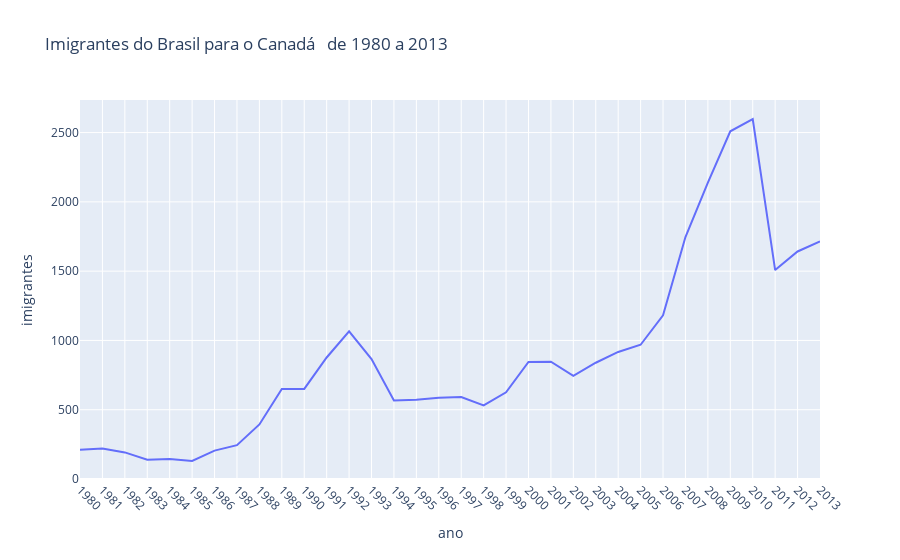

Notebook code cell kept with this figure:
### Code cell
fig = px.line(dados_brasil,
              x='ano',
              y='imigrantes',
              title='Imigrantes do Brasil para o Canadá \n de 1980 a 2013')
#fig.update_layout(width=1000,height=500)
fig.update_xaxes(tickangle=45)
fig.show()

### Figure 1 — Plotly figure (JSON) as saved in the notebook; plotly's stock layout.template omitted (floating-point values rounded to 4 significant figures)
{"data": [{"hovertemplate": "ano=%{x}<br>imigrantes=%{y}<extra></extra>", "legendgroup": "", "line": {"color": "#636efa", "dash": "solid"}, "marker": {"symbol": "circle"}, "mode": "lines", "name": "", "orientation": "v", "showlegend": false, "type": "scatter", "x": ["1980", "1981", "1982", "1983", "1984", "1985", "1986", "1987", "1988", "1989", "1990", "1991", "1992", "1993", "1994", "1995", "1996", "1997", "1998", "1999", "2000", "2001", "2002", "2003", "2004", "2005", "2006", "2007", "2008", "2009", "2010", "2011", "2012", "2013"], "xaxis": "x", "y": [211, 220, 192, 139, 145, 130, 205, 244, 394, 650, 650, 877, 1066, 866, 566, 572, 586, 591, 531, 626, 845, 847, 745, 839, 917, 969, 1181, 1746, 2138, 2509, 2598, 1508, 1642, 1714], "yaxis": "y"}], "layout": {"legend": {"tracegroupgap": 0}, "title": {"text": "Imigrantes do Brasil para o Canadá \n de 1980 a 2013"}, "xaxis": {"anchor": "y", "domain": [0, 1], "tickangle": 45, "title": {"text": "ano"}}, "yaxis": {"anchor": "x", "domain": [0, 1], "title": {"text": "imigrantes"}}}}
